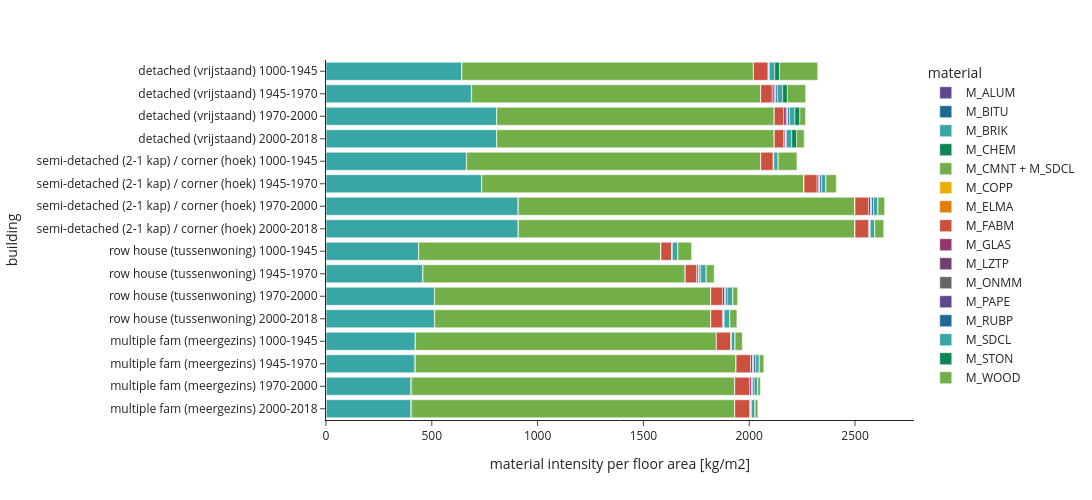

Here is the notebook cell this chart was saved with:
### Code cell
# visualisation of the assumed material intensities
""" the trend shows a shift from wood to brick and concrete"""
m_plot = mi_buildings.copy()
m_plot = m_plot.rename(index={'pre 1945':'1000-1945'})
if material_buildings_source == "Oorschot-MPG":
    m_plot = m_plot.groupby(axis=1, level=0).sum()
m_plot.index = [str(i) + ' ' + str(j) for i, j in m_plot.index]
m_plot = m_plot.stack().reset_index()
m_plot.columns = ['building', 'material', 'value']
fig = px.bar(m_plot, x='value', y='building', color='material', labels={'value':'material intensity per floor area [kg/m2]'}, template='simple_white', 
             color_discrete_sequence= px.colors.qualitative.Prism) #antique, vivid, prism, T10
fig.update_layout(width=1100, height=500, yaxis = dict(autorange="reversed"))    
fig.write_image('visualisations/mi_buildings'+material_buildings_source+'_grouped.svg')
fig.show()

### Figure 1 — Plotly figure (JSON) as saved in the notebook; plotly's stock layout.template omitted (floating-point values rounded to 4 significant figures)
{"data": [{"alignmentgroup": "True", "hovertemplate": "material=M_ALUM<br>material intensity per floor area [kg/m2]=%{x}<br>building=%{y}<extra></extra>", "legendgroup": "M_ALUM", "marker": {"color": "rgb(95, 70, 144)", "pattern": {"shape": ""}}, "name": "M_ALUM", "offsetgroup": "M_ALUM", "orientation": "h", "showlegend": true, "textposition": "auto", "type": "bar", "x": [0.1123, 0.2049, 0.194, 0.194, 0.1889, 0.2818, 0.2526, 0.2526, 0.3785, 0.4592, 0.3781, 0.3781, 0.2022, 0.3066, 0.7822, 0.7822], "xaxis": "x", "y": ["detached (vrijstaand) 1000-1945", "detached (vrijstaand) 1945-1970", "detached (vrijstaand) 1970-2000", "detached (vrijstaand) 2000-2018", "semi-detached (2-1 kap) / corner (hoek) 1000-1945", "semi-detached (2-1 kap) / corner (hoek) 1945-1970", "semi-detached (2-1 kap) / corner (hoek) 1970-2000", "semi-detached (2-1 kap) / corner (hoek) 2000-2018", "row house (tussenwoning) 1000-1945", "row house (tussenwoning) 1945-1970", "row house (tussenwoning) 1970-2000", "row house (tussenwoning) 2000-2018", "multiple fam (meergezins) 1000-1945", "multiple fam (meergezins) 1945-1970", "multiple fam (meergezins) 1970-2000", "multiple fam (meergezins) 2000-2018"], "yaxis": "y"}, {"alignmentgroup": "True", "hovertemplate": "material=M_BITU<br>material intensity per floor area [kg/m2]=%{x}<br>building=%{y}<extra></extra>", "legendgroup": "M_BITU", "marker": {"color": "rgb(29, 105, 150)", "pattern": {"shape": ""}}, "name": "M_BITU", "offsetgroup": "M_BITU", "orientation": "h", "showlegend": true, "textposition": "auto", "type": "bar", "x": [0, 0.03864, 0.2319, 0.2319, 0, 0, 0, 0, 0, 0, 0, 0, 0, 0.1376, 0.8259, 0.8259], "xaxis": "x", "y": ["detached (vrijstaand) 1000-1945", "detached (vrijstaand) 1945-1970", "detached (vrijstaand) 1970-2000", "detached (vrijstaand) 2000-2018", "semi-detached (2-1 kap) / corner (hoek) 1000-1945", "semi-detached (2-1 kap) / corner (hoek) 1945-1970", "semi-detached (2-1 kap) / corner (hoek) 1970-2000", "semi-detached (2-1 kap) / corner (hoek) 2000-2018", "row house (tussenwoning) 1000-1945", "row house (tussenwoning) 1945-1970", "row house (tussenwoning) 1970-2000", "row house (tussenwoning) 2000-2018", "multiple fam (meergezins) 1000-1945", "multiple fam (meergezins) 1945-1970", "multiple fam (meergezins) 1970-2000", "multiple fam (meergezins) 2000-2018"], "yaxis": "y"}, {"alignmentgroup": "True", "hovertemplate": "material=M_BRIK<br>material intensity per floor area [kg/m2]=%{x}<br>building=%{y}<extra></extra>", "legendgroup": "M_BRIK", "marker": {"color": "rgb(56, 166, 165)", "pattern": {"shape": ""}}, "name": "M_BRIK", "offsetgroup": "M_BRIK", "orientation": "h", "showlegend": true, "textposition": "auto", "type": "bar", "x": [640.9, 686.7, 805.2, 805.2, 663.2, 734.5, 907.4, 907.4, 436.7, 456.8, 512.0, 512.0, 421.0, 417.1, 398.0, 398.0], "xaxis": "x", "y": ["detached (vrijstaand) 1000-1945", "detached (vrijstaand) 1945-1970", "detached (vrijstaand) 1970-2000", "detached (vrijstaand) 2000-2018", "semi-detached (2-1 kap) / corner (hoek) 1000-1945", "semi-detached (2-1 kap) / corner (hoek) 1945-1970", "semi-detached (2-1 kap) / corner (hoek) 1970-2000", "semi-detached (2-1 kap) / corner (hoek) 2000-2018", "row house (tussenwoning) 1000-1945", "row house (tussenwoning) 1945-1970", "row house (tussenwoning) 1970-2000", "row house (tussenwoning) 2000-2018", "multiple fam (meergezins) 1000-1945", "multiple fam (meergezins) 1945-1970", "multiple fam (meergezins) 1970-2000", "multiple fam (meergezins) 2000-2018"], "yaxis": "y"}, {"alignmentgroup": "True", "hovertemplate": "material=M_CHEM<br>material intensity per floor area [kg/m2]=%{x}<br>building=%{y}<extra></extra>", "legendgroup": "M_CHEM", "marker": {"color": "rgb(15, 133, 84)", "pattern": {"shape": ""}}, "name": "M_CHEM", "offsetgroup": "M_CHEM", "orientation": "h", "showlegend": true, "textposition": "auto", "type": "bar", "x": [1.523, 1.501, 1.486, 1.551, 1.629, 1.722, 1.751, 1.839, 1.355, 1.464, 1.476, 1.557, 2.053, 5.616, 5.606, 5.554], "xaxis": "x", "y": ["detached (vrijstaand) 1000-1945", "detached (vrijstaand) 1945-1970", "detached (vrijstaand) 1970-2000", "detached (vrijstaand) 2000-2018", "semi-detached (2-1 kap) / corner (hoek) 1000-1945", "semi-detached (2-1 kap) / corner (hoek) 1945-1970", "semi-detached (2-1 kap) / corner (hoek) 1970-2000", "semi-detached (2-1 kap) / corner (hoek) 2000-2018", "row house (tussenwoning) 1000-1945", "row house (tussenwoning) 1945-1970", "row house (tussenwoning) 1970-2000", "row house (tussenwoning) 2000-2018", "multiple fam (meergezins) 1000-1945", "multiple fam (meergezins) 1945-1970", "multiple fam (meergezins) 1970-2000", "multiple fam (meergezins) 2000-2018"], "yaxis": "y"}, {"alignmentgroup": "True", "hovertemplate": "material=M_CMNT + M_SDCL<br>material intensity per floor area [kg/m2]=%{x}<br>building=%{y}<extra></extra>", "legendgroup": "M_CMNT + M_SDCL", "marker": {"color": "rgb(115, 175, 72)", "pattern": {"shape": ""}}, "name": "M_CMNT + M_SDCL", "offsetgroup": "M_CMNT + M_SDCL", "orientation": "h", "showlegend": true, "textposition": "auto", "type": "bar", "x": [1377.0, 1365.0, 1311.0, 1311.0, 1389.0, 1522.0, 1590.0, 1590.0, 1144.0, 1239.0, 1304.0, 1304.0, 1422.0, 1515.0, 1526.0, 1526.0], "xaxis": "x", "y": ["detached (vrijstaand) 1000-1945", "detached (vrijstaand) 1945-1970", "detached (vrijstaand) 1970-2000", "detached (vrijstaand) 2000-2018", "semi-detached (2-1 kap) / corner (hoek) 1000-1945", "semi-detached (2-1 kap) / corner (hoek) 1945-1970", "semi-detached (2-1 kap) / corner (hoek) 1970-2000", "semi-detached (2-1 kap) / corner (hoek) 2000-2018", "row house (tussenwoning) 1000-1945", "row house (tussenwoning) 1945-1970", "row house (tussenwoning) 1970-2000", "row house (tussenwoning) 2000-2018", "multiple fam (meergezins) 1000-1945", "multiple fam (meergezins) 1945-1970", "multiple fam (meergezins) 1970-2000", "multiple fam (meergezins) 2000-2018"], "yaxis": "y"}, {"alignmentgroup": "True", "hovertemplate": "material=M_COPP<br>material intensity per floor area [kg/m2]=%{x}<br>building=%{y}<extra></extra>", "legendgroup": "M_COPP", "marker": {"color": "rgb(237, 173, 8)", "pattern": {"shape": ""}}, "name": "M_COPP", "offsetgroup": "M_COPP", "orientation": "h", "showlegend": true, "textposition": "auto", "type": "bar", "x": [0.9196, 0.9196, 0.9196, 0.9196, 0.8481, 0.8481, 0.8481, 0.8481, 0.3515, 0.3515, 0.3515, 0.3515, 0.3075, 0.3076, 0.3085, 0.3089], "xaxis": "x", "y": ["detached (vrijstaand) 1000-1945", "detached (vrijstaand) 1945-1970", "detached (vrijstaand) 1970-2000", "detached (vrijstaand) 2000-2018", "semi-detached (2-1 kap) / corner (hoek) 1000-1945", "semi-detached (2-1 kap) / corner (hoek) 1945-1970", "semi-detached (2-1 kap) / corner (hoek) 1970-2000", "semi-detached (2-1 kap) / corner (hoek) 2000-2018", "row house (tussenwoning) 1000-1945", "row house (tussenwoning) 1945-1970", "row house (tussenwoning) 1970-2000", "row house (tussenwoning) 2000-2018", "multiple fam (meergezins) 1000-1945", "multiple fam (meergezins) 1945-1970", "multiple fam (meergezins) 1970-2000", "multiple fam (meergezins) 2000-2018"], "yaxis": "y"}, {"alignmentgroup": "True", "hovertemplate": "material=M_ELMA<br>material intensity per floor area [kg/m2]=%{x}<br>building=%{y}<extra></extra>", "legendgroup": "M_ELMA", "marker": {"color": "rgb(225, 124, 5)", "pattern": {"shape": ""}}, "name": "M_ELMA", "offsetgroup": "M_ELMA", "orientation": "h", "showlegend": true, "textposition": "auto", "type": "bar", "x": [0.01408, 0.01408, 0.01408, 0.01408, 0.007042, 0.007042, 0.007042, 0.007042, 0.01892, 0.01892, 0.01892, 0.01892, 0.03203, 0.03203, 0.03203, 0.03203], "xaxis": "x", "y": ["detached (vrijstaand) 1000-1945", "detached (vrijstaand) 1945-1970", "detached (vrijstaand) 1970-2000", "detached (vrijstaand) 2000-2018", "semi-detached (2-1 kap) / corner (hoek) 1000-1945", "semi-detached (2-1 kap) / corner (hoek) 1945-1970", "semi-detached (2-1 kap) / corner (hoek) 1970-2000", "semi-detached (2-1 kap) / corner (hoek) 2000-2018", "row house (tussenwoning) 1000-1945", "row house (tussenwoning) 1945-1970", "row house (tussenwoning) 1970-2000", "row house (tussenwoning) 2000-2018", "multiple fam (meergezins) 1000-1945", "multiple fam (meergezins) 1945-1970", "multiple fam (meergezins) 1970-2000", "multiple fam (meergezins) 2000-2018"], "yaxis": "y"}, {"alignmentgroup": "True", "hovertemplate": "material=M_FABM<br>material intensity per floor area [kg/m2]=%{x}<br>building=%{y}<extra></extra>", "legendgroup": "M_FABM", "marker": {"color": "rgb(204, 80, 62)", "pattern": {"shape": ""}}, "name": "M_FABM", "offsetgroup": "M_FABM", "orientation": "h", "showlegend": true, "textposition": "auto", "type": "bar", "x": [69.75, 54.62, 44.2, 44.19, 59.32, 61.77, 63.32, 63.31, 51.24, 53.46, 54.82, 54.81, 69.1, 68.93, 70.66, 70.65], "xaxis": "x", "y": ["detached (vrijstaand) 1000-1945", "detached (vrijstaand) 1945-1970", "detached (vrijstaand) 1970-2000", "detached (vrijstaand) 2000-2018", "semi-detached (2-1 kap) / corner (hoek) 1000-1945", "semi-detached (2-1 kap) / corner (hoek) 1945-1970", "semi-detached (2-1 kap) / corner (hoek) 1970-2000", "semi-detached (2-1 kap) / corner (hoek) 2000-2018", "row house (tussenwoning) 1000-1945", "row house (tussenwoning) 1945-1970", "row house (tussenwoning) 1970-2000", "row house (tussenwoning) 2000-2018", "multiple fam (meergezins) 1000-1945", "multiple fam (meergezins) 1945-1970", "multiple fam (meergezins) 1970-2000", "multiple fam (meergezins) 2000-2018"], "yaxis": "y"}, {"alignmentgroup": "True", "hovertemplate": "material=M_GLAS<br>material intensity per floor area [kg/m2]=%{x}<br>building=%{y}<extra></extra>", "legendgroup": "M_GLAS", "marker": {"color": "rgb(148, 52, 110)", "pattern": {"shape": ""}}, "name": "M_GLAS", "offsetgroup": "M_GLAS", "orientation": "h", "showlegend": true, "textposition": "auto", "type": "bar", "x": [0, 8.998, 11.99, 6.459, 0.1806, 8.417, 10.6, 4.803, 0.2304, 7.67, 9.589, 4.397, 0.2315, 9.691, 9.72, 4.885], "xaxis": "x", "y": ["detached (vrijstaand) 1000-1945", "detached (vrijstaand) 1945-1970", "detached (vrijstaand) 1970-2000", "detached (vrijstaand) 2000-2018", "semi-detached (2-1 kap) / corner (hoek) 1000-1945", "semi-detached (2-1 kap) / corner (hoek) 1945-1970", "semi-detached (2-1 kap) / corner (hoek) 1970-2000", "semi-detached (2-1 kap) / corner (hoek) 2000-2018", "row house (tussenwoning) 1000-1945", "row house (tussenwoning) 1945-1970", "row house (tussenwoning) 1970-2000", "row house (tussenwoning) 2000-2018", "multiple fam (meergezins) 1000-1945", "multiple fam (meergezins) 1945-1970", "multiple fam (meergezins) 1970-2000", "multiple fam (meergezins) 2000-2018"], "yaxis": "y"}, {"alignmentgroup": "True", "hovertemplate": "material=M_LZTP<br>material intensity per floor area [kg/m2]=%{x}<br>building=%{y}<extra></extra>", "legendgroup": "M_LZTP", "marker": {"color": "rgb(111, 64, 112)", "pattern": {"shape": ""}}, "name": "M_LZTP", "offsetgroup": "M_LZTP", "orientation": "h", "showlegend": true, "textposition": "auto", "type": "bar", "x": [3.942, 3.945, 3.945, 3.945, 1.335, 1.377, 1.377, 1.377, 1.47, 1.52, 1.52, 1.52, 0.7271, 0.7413, 0.7469, 0.747], "xaxis": "x", "y": ["detached (vrijstaand) 1000-1945", "detached (vrijstaand) 1945-1970", "detached (vrijstaand) 1970-2000", "detached (vrijstaand) 2000-2018", "semi-detached (2-1 kap) / corner (hoek) 1000-1945", "semi-detached (2-1 kap) / corner (hoek) 1945-1970", "semi-detached (2-1 kap) / corner (hoek) 1970-2000", "semi-detached (2-1 kap) / corner (hoek) 2000-2018", "row house (tussenwoning) 1000-1945", "row house (tussenwoning) 1945-1970", "row house (tussenwoning) 1970-2000", "row house (tussenwoning) 2000-2018", "multiple fam (meergezins) 1000-1945", "multiple fam (meergezins) 1945-1970", "multiple fam (meergezins) 1970-2000", "multiple fam (meergezins) 2000-2018"], "yaxis": "y"}, {"alignmentgroup": "True", "hovertemplate": "material=M_ONMM<br>material intensity per floor area [kg/m2]=%{x}<br>building=%{y}<extra></extra>", "legendgroup": "M_ONMM", "marker": {"color": "rgb(102, 102, 102)", "pattern": {"shape": ""}}, "name": "M_ONMM", "offsetgroup": "M_ONMM", "orientation": "h", "showlegend": true, "textposition": "auto", "type": "bar", "x": [0, 3.11, 3.289, 0, 0, 3.294, 3.447, 0, 0, 2.978, 3.087, 0, 0, 4.011, 2.875, 0], "xaxis": "x", "y": ["detached (vrijstaand) 1000-1945", "detached (vrijstaand) 1945-1970", "detached (vrijstaand) 1970-2000", "detached (vrijstaand) 2000-2018", "semi-detached (2-1 kap) / corner (hoek) 1000-1945", "semi-detached (2-1 kap) / corner (hoek) 1945-1970", "semi-detached (2-1 kap) / corner (hoek) 1970-2000", "semi-detached (2-1 kap) / corner (hoek) 2000-2018", "row house (tussenwoning) 1000-1945", "row house (tussenwoning) 1945-1970", "row house (tussenwoning) 1970-2000", "row house (tussenwoning) 2000-2018", "multiple fam (meergezins) 1000-1945", "multiple fam (meergezins) 1945-1970", "multiple fam (meergezins) 1970-2000", "multiple fam (meergezins) 2000-2018"], "yaxis": "y"}, {"alignmentgroup": "True", "hovertemplate": "material=M_PAPE<br>material intensity per floor area [kg/m2]=%{x}<br>building=%{y}<extra></extra>", "legendgroup": "M_PAPE", "marker": {"color": "rgb(95, 70, 144)", "pattern": {"shape": ""}}, "name": "M_PAPE", "offsetgroup": "M_PAPE", "orientation": "h", "showlegend": true, "textposition": "auto", "type": "bar", "x": [0, 0.2419, 0.2419, 0.2419, 0, 0.3685, 0.3685, 0.3685, 0, 0.4779, 0.4779, 0.4779, 0, 0.358, 0.358, 0.358], "xaxis": "x", "y": ["detached (vrijstaand) 1000-1945", "detached (vrijstaand) 1945-1970", "detached (vrijstaand) 1970-2000", "detached (vrijstaand) 2000-2018", "semi-detached (2-1 kap) / corner (hoek) 1000-1945", "semi-detached (2-1 kap) / corner (hoek) 1945-1970", "semi-detached (2-1 kap) / corner (hoek) 1970-2000", "semi-detached (2-1 kap) / corner (hoek) 2000-2018", "row house (tussenwoning) 1000-1945", "row house (tussenwoning) 1945-1970", "row house (tussenwoning) 1970-2000", "row house (tussenwoning) 2000-2018", "multiple fam (meergezins) 1000-1945", "multiple fam (meergezins) 1945-1970", "multiple fam (meergezins) 1970-2000", "multiple fam (meergezins) 2000-2018"], "yaxis": "y"}, {"alignmentgroup": "True", "hovertemplate": "material=M_RUBP<br>material intensity per floor area [kg/m2]=%{x}<br>building=%{y}<extra></extra>", "legendgroup": "M_RUBP", "marker": {"color": "rgb(29, 105, 150)", "pattern": {"shape": ""}}, "name": "M_RUBP", "offsetgroup": "M_RUBP", "orientation": "h", "showlegend": true, "textposition": "auto", "type": "bar", "x": [1.329, 7.408, 7.927, 1.797, 1.235, 7.731, 8.228, 1.804, 0.8183, 6.817, 7.624, 1.871, 0.9948, 8.813, 7.244, 1.888], "xaxis": "x", "y": ["detached (vrijstaand) 1000-1945", "detached (vrijstaand) 1945-1970", "detached (vrijstaand) 1970-2000", "detached (vrijstaand) 2000-2018", "semi-detached (2-1 kap) / corner (hoek) 1000-1945", "semi-detached (2-1 kap) / corner (hoek) 1945-1970", "semi-detached (2-1 kap) / corner (hoek) 1970-2000", "semi-detached (2-1 kap) / corner (hoek) 2000-2018", "row house (tussenwoning) 1000-1945", "row house (tussenwoning) 1945-1970", "row house (tussenwoning) 1970-2000", "row house (tussenwoning) 2000-2018", "multiple fam (meergezins) 1000-1945", "multiple fam (meergezins) 1945-1970", "multiple fam (meergezins) 1970-2000", "multiple fam (meergezins) 2000-2018"], "yaxis": "y"}, {"alignmentgroup": "True", "hovertemplate": "material=M_SDCL<br>material intensity per floor area [kg/m2]=%{x}<br>building=%{y}<extra></extra>", "legendgroup": "M_SDCL", "marker": {"color": "rgb(56, 166, 165)", "pattern": {"shape": ""}}, "name": "M_SDCL", "offsetgroup": "M_SDCL", "orientation": "h", "showlegend": true, "textposition": "auto", "type": "bar", "x": [25.49, 25.49, 25.49, 25.49, 20.14, 20.14, 20.14, 20.14, 25.67, 25.67, 25.67, 25.67, 16.47, 16.47, 16.47, 16.47], "xaxis": "x", "y": ["detached (vrijstaand) 1000-1945", "detached (vrijstaand) 1945-1970", "detached (vrijstaand) 1970-2000", "detached (vrijstaand) 2000-2018", "semi-detached (2-1 kap) / corner (hoek) 1000-1945", "semi-detached (2-1 kap) / corner (hoek) 1945-1970", "semi-detached (2-1 kap) / corner (hoek) 1970-2000", "semi-detached (2-1 kap) / corner (hoek) 2000-2018", "row house (tussenwoning) 1000-1945", "row house (tussenwoning) 1945-1970", "row house (tussenwoning) 1970-2000", "row house (tussenwoning) 2000-2018", "multiple fam (meergezins) 1000-1945", "multiple fam (meergezins) 1945-1970", "multiple fam (meergezins) 1970-2000", "multiple fam (meergezins) 2000-2018"], "yaxis": "y"}, {"alignmentgroup": "True", "hovertemplate": "material=M_STON<br>material intensity per floor area [kg/m2]=%{x}<br>building=%{y}<extra></extra>", "legendgroup": "M_STON", "marker": {"color": "rgb(15, 133, 84)", "pattern": {"shape": ""}}, "name": "M_STON", "offsetgroup": "M_STON", "orientation": "h", "showlegend": true, "textposition": "auto", "type": "bar", "x": [22.05, 22.24, 23.18, 23.18, 0.4708, 0.6091, 1.3, 1.3, 0.4387, 0.5695, 1.224, 1.224, 0.835, 0.7347, 0.888, 0.888], "xaxis": "x", "y": ["detached (vrijstaand) 1000-1945", "detached (vrijstaand) 1945-1970", "detached (vrijstaand) 1970-2000", "detached (vrijstaand) 2000-2018", "semi-detached (2-1 kap) / corner (hoek) 1000-1945", "semi-detached (2-1 kap) / corner (hoek) 1945-1970", "semi-detached (2-1 kap) / corner (hoek) 1970-2000", "semi-detached (2-1 kap) / corner (hoek) 2000-2018", "row house (tussenwoning) 1000-1945", "row house (tussenwoning) 1945-1970", "row house (tussenwoning) 1970-2000", "row house (tussenwoning) 2000-2018", "multiple fam (meergezins) 1000-1945", "multiple fam (meergezins) 1945-1970", "multiple fam (meergezins) 1970-2000", "multiple fam (meergezins) 2000-2018"], "yaxis": "y"}, {"alignmentgroup": "True", "hovertemplate": "material=M_WOOD<br>material intensity per floor area [kg/m2]=%{x}<br>building=%{y}<extra></extra>", "legendgroup": "M_WOOD", "marker": {"color": "rgb(115, 175, 72)", "pattern": {"shape": ""}}, "name": "M_WOOD", "offsetgroup": "M_WOOD", "orientation": "h", "showlegend": true, "textposition": "auto", "type": "bar", "x": [181.0, 86.2, 26.88, 35.69, 88.18, 48.55, 30.89, 42.41, 64.77, 37.43, 22.39, 32.83, 33.94, 21.14, 12.03, 13.13], "xaxis": "x", "y": ["detached (vrijstaand) 1000-1945", "detached (vrijstaand) 1945-1970", "detached (vrijstaand) 1970-2000", "detached (vrijstaand) 2000-2018", "semi-detached (2-1 kap) / corner (hoek) 1000-1945", "semi-detached (2-1 kap) / corner (hoek) 1945-1970", "semi-detached (2-1 kap) / corner (hoek) 1970-2000", "semi-detached (2-1 kap) / corner (hoek) 2000-2018", "row house (tussenwoning) 1000-1945", "row house (tussenwoning) 1945-1970", "row house (tussenwoning) 1970-2000", "row house (tussenwoning) 2000-2018", "multiple fam (meergezins) 1000-1945", "multiple fam (meergezins) 1945-1970", "multiple fam (meergezins) 1970-2000", "multiple fam (meergezins) 2000-2018"], "yaxis": "y"}], "layout": {"barmode": "relative", "height": 500, "legend": {"title": {"text": "material"}, "tracegroupgap": 0}, "margin": {"t": 60}, "width": 1100, "xaxis": {"anchor": "y", "domain": [0, 1], "title": {"text": "material intensity per floor area [kg/m2]"}}, "yaxis": {"anchor": "x", "autorange": "reversed", "domain": [0, 1], "title": {"text": "building"}}}}
